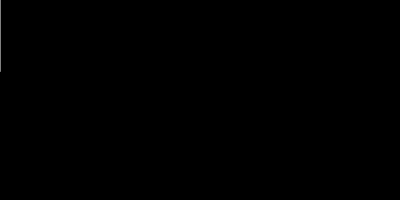
Frame 1 (no input)
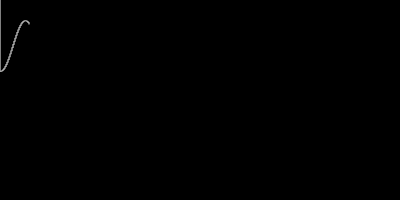
Frame 60 (no input)
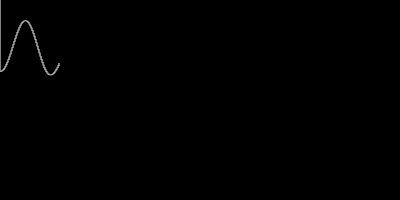
Frame 120 (the mouse pressed at the canvas centre since frame 60)

The p5.js sketch that drew these frames (run headless with seeded random() and noise() and a simulated clock; from frame 60 on, the mouse is pressed at the canvas centre):

// p5.js sketch
// ── sketch.js
var x = 0;
var y = 0;
var oldy = 0;
var he = true;

var t = 0;

function setup() {
  createCanvas(400, 200);
  background(0);

  // noiseDetail(lob,falloff)
  noiseDetail(0.01, 5);
}

function draw() {
  stroke(255);
  var ty = noise(t);
  ty = map(ty, 0, 1, 0, 200);

  if (he) {
    line(x, y, x++, ty);
    y = ty;
    he = !he;
  } else {
    he = !he;
  }

  // 跨越越大， 得到的随机数越随机
  t += 0.02;
  if (x > width) {
    background(0);
    x = 0;
  }
}
